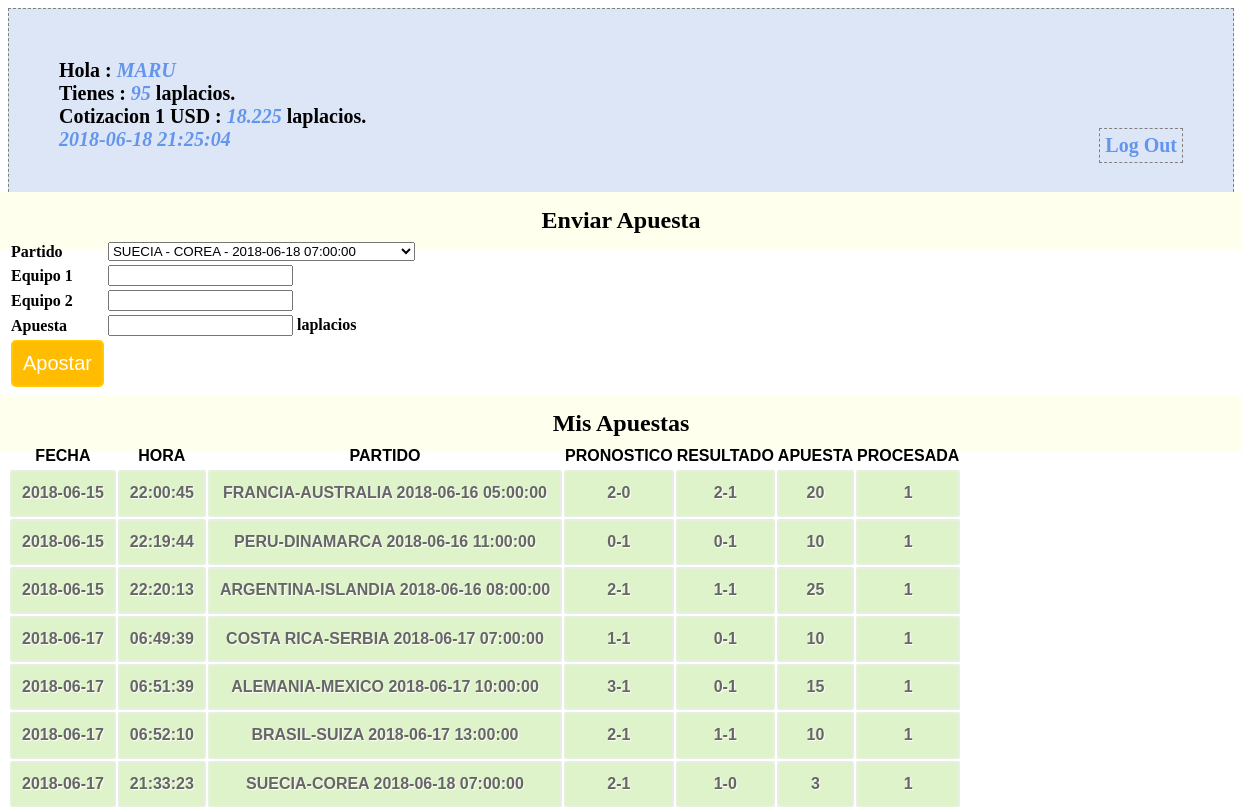
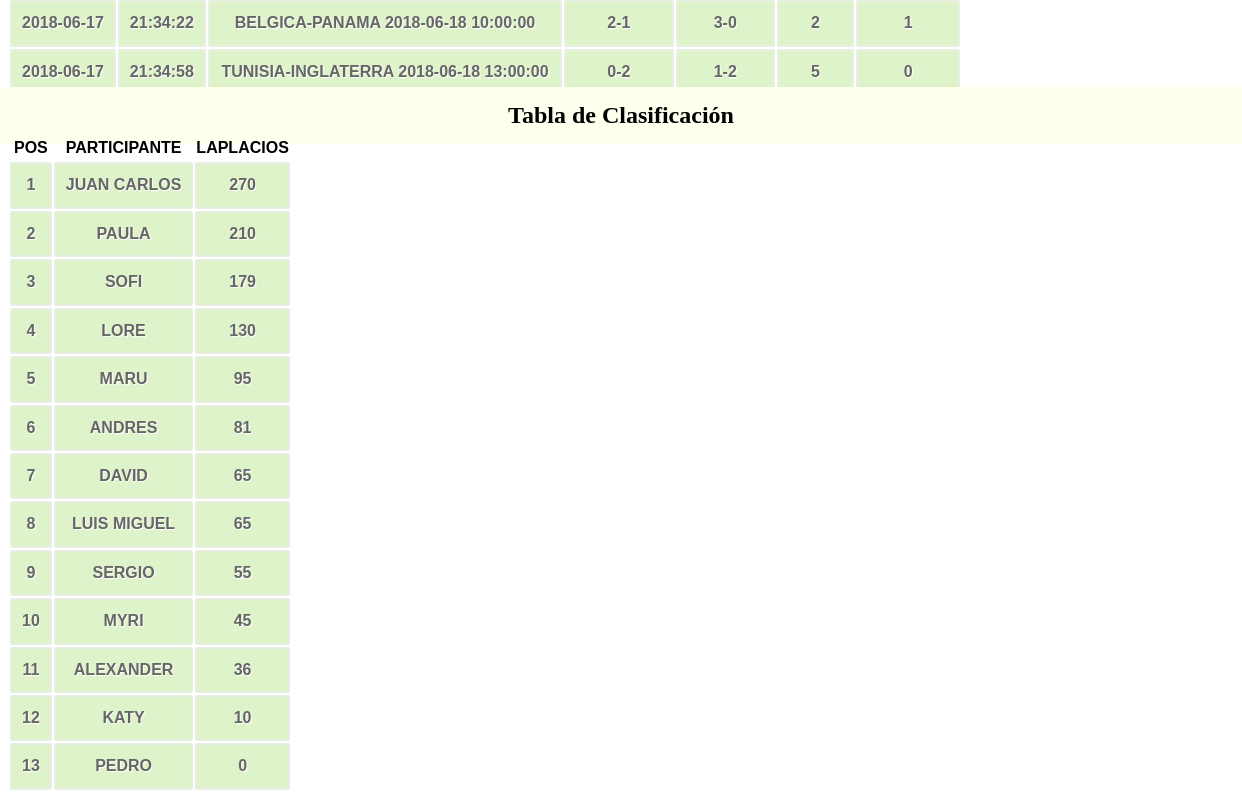
The app's page /profile.php (signed in), older data (2 pictures, top to bottom).
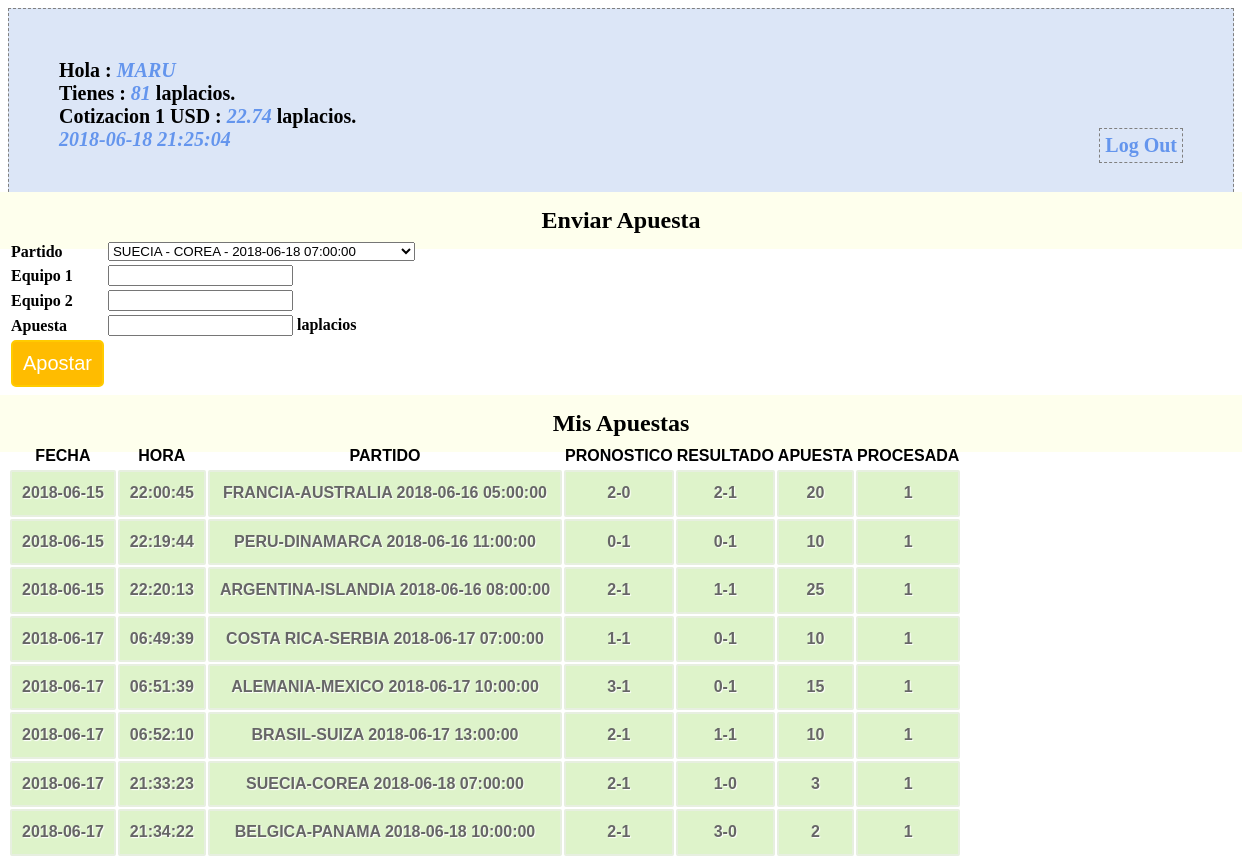
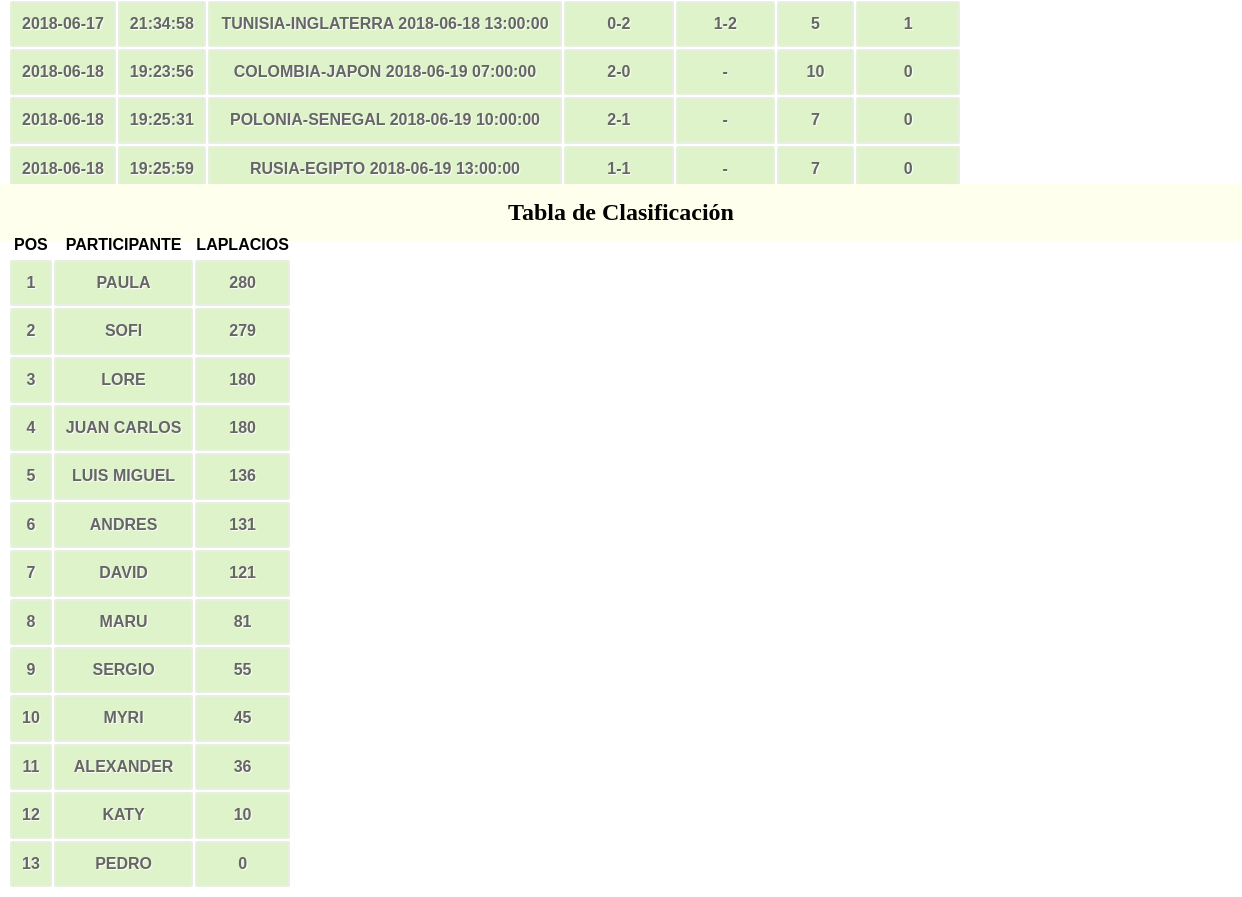
The same page, newer data (2 pictures, top to bottom).
### tables this page shows
CREATE TABLE `participantes` (
  `id_participante` bigint(20) unsigned NOT NULL AUTO_INCREMENT COMMENT 'id participante',
  `nombre` varchar(60) NOT NULL COMMENT 'nombre participante',
  `saldo` int(11) NOT NULL COMMENT 'valor del saldo',
  `passwd` varchar(10) NOT NULL,
  PRIMARY KEY (`id_participante`),
  UNIQUE KEY `id_participante` (`id_participante`)
);

CREATE TABLE `banco_central_laplacio` (
  `total_laplacios` int(11) NOT NULL,
  `total_dolares` int(11) NOT NULL,
  `reserva` int(11) NOT NULL,
  `impresos` int(11) NOT NULL,
  `cotizacion` float NOT NULL
);

CREATE TABLE `apuestas` (
  `id_apuesta` bigint(20) unsigned NOT NULL AUTO_INCREMENT,
  `id_participante` bigint(20) NOT NULL,
  `id_partido` bigint(20) NOT NULL,
  `apuesta_equipo_1` int(11) NOT NULL,
  `apuesta_equipo_2` int(11) NOT NULL,
  `apuesta_valor` int(11) NOT NULL,
  `apuesta_fecha` date NOT NULL,
  `apuesta_hora` time NOT NULL,
  `procesada` tinyint(1) DEFAULT NULL,
  PRIMARY KEY (`id_apuesta`),
  UNIQUE KEY `id_apuesta` (`id_apuesta`)
);

CREATE TABLE `partidos` (
  `id_partido` bigint(20) unsigned NOT NULL AUTO_INCREMENT,
  `equipo_1` varchar(50) NOT NULL,
  `equipo_2` varchar(50) NOT NULL,
  `fecha` date NOT NULL,
  `hora` time NOT NULL,
  `resultado_equipo_1` int(11) DEFAULT NULL,
  `resultado_equipo_2` int(11) DEFAULT NULL,
  `revisado` tinyint(1) DEFAULT NULL,
  PRIMARY KEY (`id_partido`),
  UNIQUE KEY `id_partido` (`id_partido`)
);

### conn.php (called while the page is built, shortened)
<?php
$connection = mysql_connect("localhost", "laplacios2018", "");
$user_check=$_SESSION['login_user'];
$ses_sql=mysql_query("select id_participante,nombre,saldo from participantes where nombre='$user_check'", $connection);
$row = mysql_fetch_assoc($ses_sql);
$login_session =$row['nombre'];
$login_id = $row['id_participante'];
$login_saldo = $row['saldo'];
?>

### session.php (called while the page is built, shortened)
<?php
require_once('conn.php');
$current_date = date('Y-m-d');
$current_time = date('H:i:s');
$games_query=mysql_query("SELECT DISTINCT id_partido,equipo_1,equipo_2,fecha,hora FROM partidos WHERE fecha >= '$current_date'",$connection);
$bets_query=mysql_query("select * from apuestas where id_participante='$login_id'");
$leader_query= mysql_query("select nombre,saldo from participantes order by saldo desc");
$total_banco_prev_query = mysql_query("SELECT * FROM banco_central_laplacio WHERE 1");
$total_banco_prev_row = mysql_fetch_array($total_banco_prev_query);
?>

### profile.php (the view, shortened to what this page needs)
<?php
include('session.php');
?>
<!DOCTYPE html>
<html>
<head>
<link href="style.css" rel="stylesheet" type="text/css">
</head>
<body>
<div id="profile">
<b id="welcome">Hola : <i><?php echo $login_session;?></i></b><br/>
<b>Tienes : <i><?php echo $login_saldo;?></i> laplacios.</b><br/>
<b>Cotizacion 1 USD : <i><?php echo $total_banco_prev_row[4];?></i> laplacios.</b><br/>
<b><i><?php echo $current_date.' '.$current_time; ?></i>
<b id="logout"><a href="logout.php">Log Out</a></b>
</div>
<div>
  <h2>Enviar Apuesta</h2>
  <form id="form" name="form" method="post" action="">
  <table>
    <tr>
      <td>Partido</td>
      <td>
        <select name="id_partido">
          <?php
          while($game = mysql_fetch_array($games_query)) {
            $partido_name = $game[1] . " - " . $game[2] . " - " . $game[3] . " " . $game[4];
            echo '<option value="'.$game[0].'">'.$partido_name.'</option>';
          }
          echo "</select>";
          ?>
      </td>
    </tr>
    <tr>
      <td>Equipo 1</td>
      <td><input id="number" type="number" name="apuesta_equipo_1" /></td>
    </tr>
    <tr>
      <td>Equipo 2</td>
      <td><input id="number" type="number" name="apuesta_equipo_2" /></td>
    </tr>
    <tr>
      <td>Apuesta</td>
      <td><input id="number" type="number" name="apuesta_valor" /> laplacios</td>
    </tr>
    <tr>
      <td><input type="submit" name="submit" id="submit" value="Apostar" /></td>
    </tr>
  </table>
  </form>
</div>
<div class="">
  <h2>Mis Apuestas</h2>
  <table class="table1">
    <thead>
      <tr>
        <th>FECHA</th>
        <th>HORA</th>
        <th>PARTIDO</th>
        <th>PRONOSTICO</th>
        <th>RESULTADO</th>
        <th>APUESTA</th>
        <th>PROCESADA</th>
      </tr>
    </thead>
    <tbody>
    <?php
      while($bet = mysql_fetch_array($bets_query)){
        $g_query = mysql_query("select * from partidos where id_partido='$bet[2]'");
        $g_row = mysql_fetch_array($g_query);
        $match = $g_row[1].'-'.$g_row[2].' '.$g_row[3].' '.$g_row[4];
        $pron = $bet[3].'-'.$bet[4];
        $resultado = $g_row[5].'-'.$g_row[6];
        echo '<tr><td>'.$bet[6].'</td>'.'<td>'.$bet[7].'</td>'.'<td>'.$match.'</td>'.'<td>'.$pron.'</td><td>'.$resultado.'</td><td>'.$bet[5].'</td><td>'.$bet[8].'</td></tr>';
      }
    ?>
    </tbody>
  </table>
</div>
<div class="">
  <h2>Tabla de Clasificación</h2>
  <table class="table1">
    <thead>
      <tr>
        <th>POS</th>
        <th>PARTICIPANTE</th>
        <th>LAPLACIOS</th>
      </tr>
    </thead>
    <tbody>
      <?php
      $indice=1;
      while ($participant = mysql_fetch_array($leader_query)){
        echo '<tr><td>'.$indice.'</td><td>'.$participant[0].'</td><td>'.$participant[1].'</td></tr>';
        $indice = $indice+1;
      }
      ?>
    </tbody>
  </table>
</div>
</body>

### style.css (style rules this page uses)
h2 { background-color:#FEFFED; text-align:center; border-radius:10px 10px 0 0; margin:-10px -40px; padding:15px }
input[type=submit] { width:100%; background-color:#FFBC00; color:#fff; border:2px solid #FFCB00; padding:10px; font-size:20px; cursor:pointer; border-radius:5px; margin-bottom:15px }
#profile { padding:50px; border:1px dashed grey; font-size:20px; background-color:#DCE6F7 }
#logout { float:right; padding:5px; border:dashed 1px gray }
a { text-decoration:none; color:#6495ed }
i { color:#6495ed }
table.table1 { font-family: "Trebuchet MS", sans-serif; font-size: 16px; font-weight: bold; line-height: 1.4em; font-style: normal; border-collapse:separate; }
.table1 tbody td { padding:10px; text-align:center; background-color:#DEF3CA; border: 2px solid #E7EFE0; -moz-border-radius:2px; -webkit-border-radius:2px; border-radius:2px; color:#666; text-shadow:1px 1px 1px #fff; }

Row changes from the older to the newer data that the page shows:
removed banco_central_laplacio: cotizacion "18.225"
changed participantes "MARU": saldo "95" → "81"; moves down the list
added banco_central_laplacio: cotizacion "22.74"
changed apuestas "TUNISIA-INGLATERRA 2018-06-18 13:00:00": procesada "0" → "1"
added apuestas: apuesta_fecha "2018-06-18", apuesta_hora "19:23:56", id_partido.hora "COLOMBIA-JAPON 2018-06-19 07:00:00", pron "2-0", id_partido.resultado_equipo_2 "-", apuesta_valor "10", procesada "0"
added apuestas: apuesta_fecha "2018-06-18", apuesta_hora "19:25:31", id_partido.hora "POLONIA-SENEGAL 2018-06-19 10:00:00", pron "2-1", id_partido.resultado_equipo_2 "-", apuesta_valor "7", procesada "0"
added apuestas: apuesta_fecha "2018-06-18", apuesta_hora "19:25:59", id_partido.hora "RUSIA-EGIPTO 2018-06-19 13:00:00", pron "1-1", id_partido.resultado_equipo_2 "-", apuesta_valor "7", procesada "0"
changed participantes "PAULA": saldo "210" → "280"
changed participantes "SOFI": saldo "179" → "279"
changed participantes "LORE": saldo "130" → "180"
changed participantes "JUAN CARLOS": saldo "270" → "180"; moves down the list
changed participantes "LUIS MIGUEL": saldo "65" → "136"; moves up the list
changed participantes "ANDRES": saldo "81" → "131"
changed participantes "DAVID": saldo "65" → "121"
